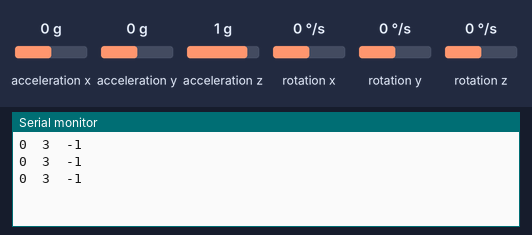
A sketch run on a simulated Arduino Uno, built with avr-gcc and run on an emulated ATmega328P. On the bench: the last lines printed to the serial monitor. The inputs (shaded band) are chosen by the test bench; at power-on: rotation x 0 °/s, acceleration z 1 g, acceleration x 0 g, acceleration y 0 g, rotation y 0 °/s, rotation z 0 °/s.

Above: at 3.8 s.
3.9 s: rotation x set to -192 °/s
At 5.3 s:
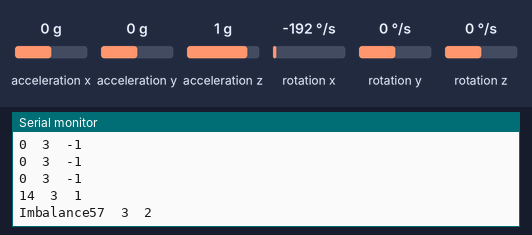
6.9 s: acceleration z set to -1.4 g
At 7.4 s:
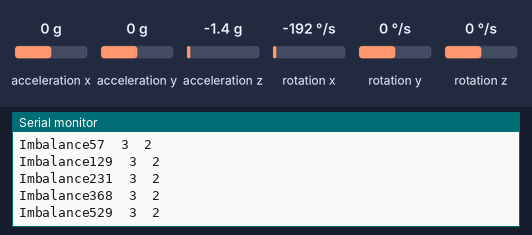
8.4 s: acceleration x set to -1.4 g
At 8.9 s:
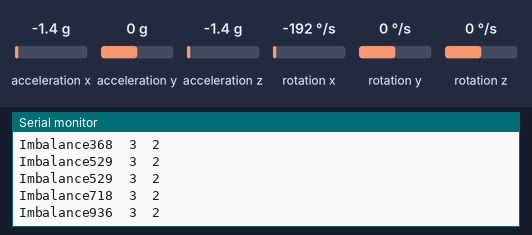
9.9 s: acceleration y set to -1.4 g
At 10.5 s:
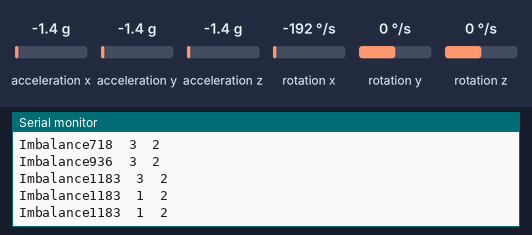
11.4 s: rotation y set to -192 °/s
At 12.0 s:
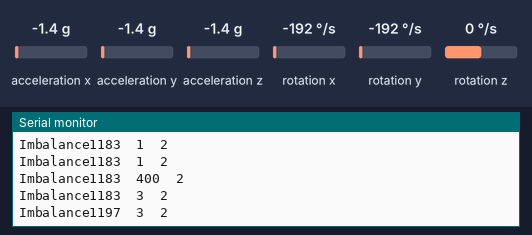
Timing chart, 0 to 13.9 s (numbered marks = the images above; inputs shaded):
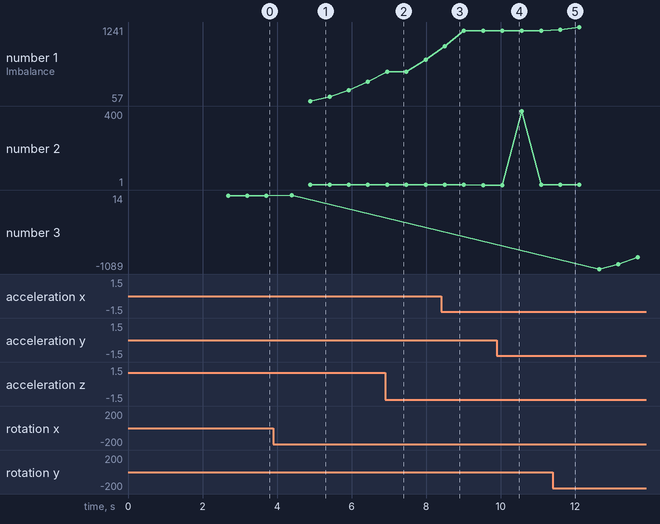

The sketch:

ZeeInEx4.941.ino
```cpp
#include "audio.h"
#include <I2Cdev.h>
#include <MPU6050.h>
#include <Wire.h>//添加必须的库文件
#include "mpu.h"
#include <SoftwareSerial.h>

SoftwareSerial BLE_Shield(4, 5); // RX, TX

int Vol = 10;  //初始音量0~30
int Balance = 1;
unsigned long nextT;
int status = 0;
int lastStatus = 0;
int steady = 0;

void setup() {
    // initialize serial:
    Wire.begin();
    Serial.begin(115200);
    BLE_Shield.begin(9600);
    accelgyro.initialize();
    audio_init(DEVICE_Flash,MODE_One_END,Vol);//初始化mp3模块
}

/*
ACTION:

*/

void loop() {

    getMPU();
    okZeeIn(movement,posture);
    //    Serial.print(movement);
    //    Serial.print("   ");
    //    Serial.print(posture);
    //    Serial.print("   ");
    //    Serial.println(status);
    //Serial.println("action: " +action);
//    if (BLE_Shield.available()){
        bleSend(movement,posture,status);
//    }else{
//        Serial.println("blue unavai");
//    }
    delay(500);
}

void okZeeIn(int mvmt, int posture){
    status = zeeMove(mvmt);
    int statusChange = checkStatusChange(lastStatus,status);
    // Serial.println(statusChange);
    switch(status){
    case 0:
        //LightChange(x,y,z);
        if(statusChange)
        // audio_choose(8);
        Ssoundplay(posture);
        break;
    case 1:
        DsoundVolchange(mvmt);
        if(statusChange)
        //audio_choose(10);
        Dsoundplay();
        break;
    case 2:
        IMbalanced();
    }
    lastStatus = status;

}

int zeeMove(int mvmt) {
    if(mvmt>50)
    {
        return 2;//imbalanced
    }
    if(mvmt>3){
        steady = 0;
        return 1;//slowly move
    }
    else{
        return checkSteady(mvmt);
    }//still
}

int checkSteady(int mvmt){
    if(steady<30){
        steady+=1;
        return -1;}
    if (steady==30)
    return 0;
}


int checkIMBalance(int mvmt){
    if(mvmt>50)
    Balance = 0;
    else
    Balance = 1;
}

int checkStatusChange(int laststate, int state){
    return laststate ^ state;
    // nextT = millis();
}
//int checkMovementSpeed(int mvmt){
//  return (1000/mvmt+800);
//}

//void changeVol(){
//  if(!Balance && Vol>0){
//    Vol = Vol-1;
//    audio_vol(Vol);
//  }
//  else if(Balance && Vol<25){
//    Vol = Vol+1;
//    audio_vol(Vol);
//  }
//}
//
//void melodyPlay(int mvmt){
//   if(t==6)
//   {t=1;
//   audio_choose(1);
//   }
//   else if(t<6){
//   t += 1;
//   int delayTime = checkMovementSpeed(mvmt);
//   audio_down();  }
//}

void Ssoundplay(int posture){
    audio_vol(15);
    audio_choose(posture);
}

void Dsoundplay(){
    audio_choose(4);
}

void DsoundVolchange(int mvmt){
    Vol = map(mvmt,0,50,10,30);

    // if(Vol<10)
    //  Vol = 10;
    audio_vol(Vol);
    // delay(5);
}

void IMbalanced(){
    Serial.print("Imbalance");
    //audio_pause;
}

void bleSend(int mvmt, int pose, int state){
    char data[10];
    sprintf(data,"%d\t%d\t%d",mvmt,pose,state);
    BLE_Shield.print(data); // send a byte with the value 45
    // delay(30);
    Serial.println(data);
}
```

audio.h
```cpp
#include "arduino.h"
#include <SoftwareSerial.h>

SoftwareSerial mySerial(2, 3); // RX, TX

//#define AUDIO_PORT Serial1    //Core+
#define AUDIO_PORT mySerial  //Core

byte sn_reset[4]=
{
  0x7E,0x02,0x0C,0xEF
};

byte sn_choose[6]=
{
  0x7E,0x04,0x03,0x00,0x01,0xEF
};

byte sn_vol[5]=
{
  0x7E,0x03,0x06,0x18,0xEF
};

byte sn_device[5]=
{
  0x7E,0x03,0x09,0x01,0xEF
};

byte sn_pause[4]=
{
  0x7E,0x02,0x0E,0xEF
};

byte sn_play[4]=
{
  0x7E,0x02,0x0D,0xEF
};

byte sn_mode[5]=
{
  0x7E,0x03,0x11,0x00,0xEF
};

byte sn_down[4]=
{
  0x7E,0x02,0x01,0xEF
};

byte sn_up[4]=
{
  0x7E,0x02,0x02,0xEF
};

byte sn_eq[5]=
{
  0x7E,0x03,0x07,0x01,0xEF
};

//-----------------------------
void audio_pause()
{
  AUDIO_PORT.write(sn_pause,4);
  delay(50);
}

void audio_play()
{
  AUDIO_PORT.write(sn_play,4);
  delay(50);
}

//play eq    (Normal/Pop/Rock/Jazz/Classic/Base)  0-5
void audio_eq(byte _audio_eq)
{
  sn_mode[3]=_audio_eq;
  AUDIO_PORT.write(sn_eq,5);
  delay(100);
}

#define MODE_loopAll 0
#define MODE_loopOne 1
#define MODE_One_STOP 2
#define MODE_One_END  4
//play mode    (ALL/FOL/ONE/RAM/ONE_STOP)  0-4
void audio_mode(byte _audio_mode)
{
  sn_mode[3]=_audio_mode;
  AUDIO_PORT.write(sn_mode,5);
  delay(100);
}

#define DEVICE_Flash  5
#define DEVICE_TF  1
//device select    (U/TF/AUX/SLEEP/FLASH)  0-4
void audio_device(byte _audio_device)
{
  sn_device[3]=_audio_device;
  AUDIO_PORT.write(sn_device,5);
  delay(1500);
}

void audio_down()
{
  AUDIO_PORT.write(sn_down,4);
  delay(500);
}

void audio_up()
{
  AUDIO_PORT.write(sn_up,4);
  delay(500);
}

void audio_vol(byte _audio_vol)
{
  sn_vol[3]=_audio_vol;
  AUDIO_PORT.write(sn_vol,5);
  delay(50);
}

void audio_choose(byte _audio_choose)
{
  sn_choose[4]=_audio_choose;
  AUDIO_PORT.write(sn_choose,6);
  delay(100);
}

void audio_reset()
{
  AUDIO_PORT.write(sn_reset,4);
  delay(500);
}

void audio_init(int _audio_init_device,int _audio_init_mode,int _audio_init_vol)
{
  AUDIO_PORT.begin(9600);
  delay(500);
  audio_reset();
  audio_device(_audio_init_device);
  audio_mode(_audio_init_mode);
  audio_vol(_audio_init_vol);
  //audio_choose(1);
  //audio_pause();
}
```

mpu.h
```cpp
#include <I2Cdev.h>
#include <MPU6050.h>
#include <Wire.h>//添加必须的库文件

//====一下三个定义了陀螺仪的偏差===========
#define Gx_offset -3.06
#define Gy_offset 1.01
#define Gz_offset -0.88
#define ARRAY_SIZE 10 // Xg, Yg, Zg, Ag,xa,ya,za数组的大小

//DEBUG-----------
//#define Serial_DEBUG_rawDATA
//#define Serial_DEBUG_processingDATA1
//#define Serial_DEBUG_processingDATA2
//#define Serial_DEBUG_processingDATA3

//====================
MPU6050 accelgyro;

int16_t ax,ay,az;
int16_t gx,gy,gz;//存储原始数据
//存放x, y, z三个方向的加速度，连续10个。
double Gxs[ARRAY_SIZE];
double Gys[ARRAY_SIZE];
double Gzs[ARRAY_SIZE];
// 用来循环上面4个数组的index
int arrayIndex = 0;
double Axs[ARRAY_SIZE];
double Ays[ARRAY_SIZE];
double Azs[ARRAY_SIZE];


long Gx = 0;
long Gy = 0;
long Gz = 0;
float Ax,Ay,Az;//单位 g(9.8m/s^2)
double Egx,Egy,Egz;
double Eax,Eay,Eaz;
double SDax,SDay,SDaz,SDaxyz;
int  Angel_accX,Angel_accY,Angel_accZ;//存储加速度计算出的角度

int movement;
int posture;
// 获取下一个index，如果越界了，就循环从零开始
int nextIndex(int index) {
    if (index >= ARRAY_SIZE) {
        return 0;
    } else {
        return index + 1;
    }
}
// 把当前获取的数据存到数组中
void saveData() {
    arrayIndex = nextIndex(arrayIndex); // 获取下一个index，如果越界了，就循环从零开始

    Gxs[arrayIndex] = Gx;
    Gys[arrayIndex] = Gy;
    Gzs[arrayIndex] = Gz;

    Axs[arrayIndex] = Angel_accX;
    Ays[arrayIndex] = Angel_accY;
    Azs[arrayIndex] = Angel_accZ;
}

void processData(){
  //==========以下三行是对角速度做量化==========
   Gx=gx/131.00;
   Gy=gy/131.00;
   Gz=gz/131.00;
  //======一下三行是对加速度进行量化，得出加速度值=========
   Ax=ax/1638.00;
   Ay=ay/1638.00;
   Az=az/1638.00;
  //==========以下三行是用加速度计算三个轴和水平面坐标系之间的夹角==========
   Angel_accX=atan(Ax/sqrt(Az*Az+Ay*Ay))*180/3.14;
   Angel_accY=atan(Ay/sqrt(Ax*Ax+Az*Az))*180/3.14;
   Angel_accZ=atan(Az/sqrt(Ax*Ax+Ay*Ay))*180/3.14;
}

double getAvgfor(double array[]){
  int sum = 0;
  for (int i = 0; i < ARRAY_SIZE; i++) {
        sum += array[i];
    }
  return (sum / ARRAY_SIZE);
}

// SD stands for Standard-Deviation 标准差
double getSDfor(double array[]) {
    int sum = 0;
    for (int i = 0; i < ARRAY_SIZE; i++) {
        sum += array[i];
    }
    double sumSD = 0.0;
    double avg = sum / ARRAY_SIZE;
    for (int i = 0; i < ARRAY_SIZE; i++) {
        sumSD += (array[i] - avg) * (array[i] - avg);
    }

    return sqrt(sumSD / ARRAY_SIZE);
}

int pingFangHe(int a, int b, int c) {
  return a*a + b*b + c*c;
}

int bidaxiao(int a, int b, int c){
  if((a*a>b*b) && (a*a>c*c)) return 1;
    if((b*b>a*a) && (b*b>c*c)) return 2;
        if((c*c>a*a) && (c*c>b*b)) return 3;
}

void getMPU()
{
   accelgyro.getMotion6(&ax,&ay,&az,&gx,&gy,&gz);//获取三个轴的加速度和角速度
   processData();
   saveData();

   Egx = getAvgfor(Gxs);
   Egy = getAvgfor(Gys);
   Egz = getAvgfor(Gzs);

   Eax = getAvgfor(Axs);
   Eay = getAvgfor(Ays);
   Eaz = getAvgfor(Azs);

   SDax = getSDfor(Axs);
   SDay = getSDfor(Ays);
   SDaz = getSDfor(Azs);
   SDaxyz = SDax + SDay + SDaz;
  movement = map(pingFangHe(Egx, Egy, Egz),0,50000,0,2000);
  posture = bidaxiao(Eax,Eay,Eaz);
  //==============================
#ifdef Serial_DEBUG_rawDATA
  delay(5);//这个用来控制采样速度
  Serial.print("    Xa:");
  Serial.print(Ax);
  Serial.print("    Ya:");
  Serial.print(Ay);
  Serial.print("    Za:");
  Serial.print(Az);
  Serial.print("    Xg:");
  Serial.print(Gx);
  Serial.print("    Yg:");
  Serial.print(Gy);
  Serial.print("    Zg:");
  Serial.println(Gz);
#endif
  //==============================
#ifdef Serial_DEBUG_processingDATA1

//  Serial.print("    Egx:");
//  Serial.print(Egx);
//  Serial.print("    Egy:");
//  Serial.print(Egy);
//  Serial.print("    Egz:");
//  Serial.print(Egz);
  Serial.print("    movement:");
  Serial.print(movement);
  Serial.print("    SDaxyz:");
  Serial.println(SDaxyz);

#endif
#ifdef Serial_DEBUG_processingDATA2
  Serial.print("    Eax:");
  Serial.print(Eax);
  Serial.print("    Eay:");
  Serial.print(Eay);
  Serial.print("    Eaz:");
  Serial.print(Eaz);

  Serial.print("    SDax:");
  Serial.print(SDax);
  Serial.print("    SDay:");
  Serial.print(SDay);
  Serial.print("    SDaz:");
  Serial.print(SDaz);
  Serial.print("    SDaxyz");
  Serial.println(SDaxyz);

#endif

#ifdef Serial_DEBUG_processingDATA3
  Serial.print("movement: ");
  Serial.print(movement);
  Serial.print(" Eax:");
  Serial.print(Eax);
  Serial.print(" Eay:");
  Serial.print(Eay);
  Serial.print(" Eaz:");
  Serial.println(Eaz);
  Serial.print(" Egx:");
  Serial.print(Egx);
  Serial.print(" Egy:");
  Serial.print(Egy);
  Serial.print(" Egz:");
  Serial.println(Egz);
#endif
}
```

Measured:
- after the input at 3.9 s, the serial monitor: prints a new line after 0.49 s (image 1)
- after the input at 11.4 s, the serial monitor: prints a new line after 0.20 s (image 5)
- plotted number 1: 1183 → 1241 after the input at 11.4 s
- plotted number 2: 3 → 1 after the input at 8.4 s
- plotted number 3: 0 → 14 after the input at 3.9 s, 14 → -915 after the input at 11.4 s
